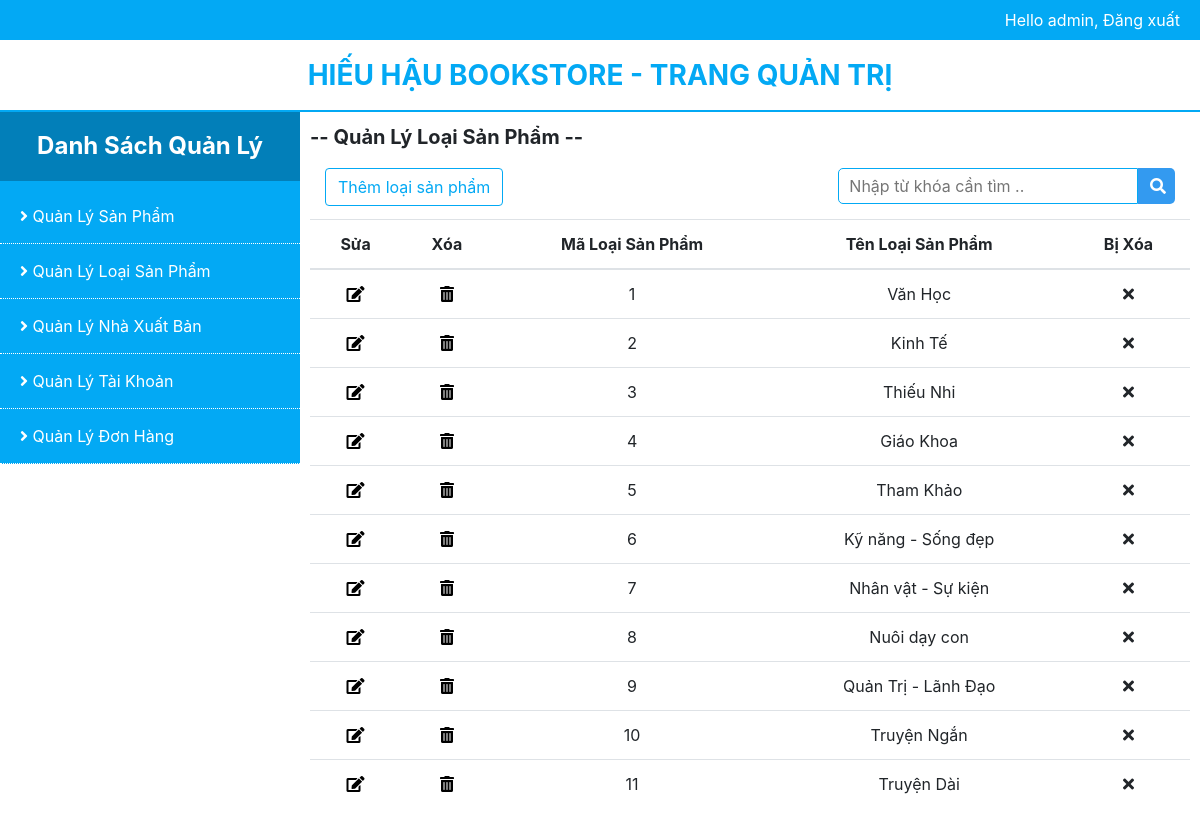
/admin.php?a=3 (signed in), run on the app's committed database.
### tables this page shows
CREATE TABLE `loaisach` (
  `MaLoaiSach` int(11) NOT NULL,
  `TenLoaiSach` varchar(64) DEFAULT NULL,
  `BiXoa` tinyint(4) DEFAULT '0'
);

### BUS/LoaiSachBUS.php (called while the page is built, shortened)
<?php
class LoaiSachBUS{
    var $loaiSachDAO;
    public function __construct()
    {
        $this->loaiSachDAO=new LoaiSachDAO();
    }
    public function GetAll(){
        return $this->loaiSachDAO->GetAll();
    }
}

### DAO/DB.php (called while the page is built, shortened)
<?php
class DB
{
    var $db_host='localhost';
    var $db_username='root';
    var $db_password='';
    var $db_dbName='quanlysach';
    public function ExecuteQuery($sql){
        $conn=mysqli_connect($this->db_host,$this->db_username,$this->db_password,$this->db_dbName) or die("Cannot connect to db");
        mysqli_query($conn,"set names 'utf8'");
        $result=mysqli_query($conn,$sql);
        return $result;
    }
}
?>

### DAO/LoaiSachDAO.php (called while the page is built, shortened)
<?php
include_once(__DIR__."/DB.php");
class LoaiSachDAO extends DB{
    public function GetAll(){
        $sql = "Select MaLoaiSach, TenLoaiSach, BiXoa from loaisach";
        $result = $this->ExecuteQuery($sql);
        $lstLoaiSach = array();
        while($row = mysqli_fetch_array($result)){
            $loaiSach = new LoaiSachDAO();
            $loaiSach->MaLoaiSach = $row["MaLoaiSach"];
            $loaiSach->TenLoaiSach = $row["TenLoaiSach"];
            $loaiSach->BiXoa=$row["BiXoa"];
            $lstLoaiSach[]=$loaiSach;
        }
        return $lstLoaiSach;
    }
}

### GUI/admin/pages/pLoaiSanPham.php (the view, shortened to what this page needs)
<div class="container-fluid">
    <div class="row">
        <?php include(__DIR__."./../modules/mHeader.php");?>
        <div id="main">
            <div class="row">
                <?php include(__DIR__."./../modules/mSidebar.php");?>
                <div id="content" class="col-xs-12 col-md-9">
                    <p class="Title"> -- Quản lý loại sản phẩm -- </p>
                    <div class="row">
                        <div class="col xs-12 col-md-7">
                            <button type="button" class="btn btn-outline-info them"><a href="../pages/pThemLoaiSanPham.php">Thêm loại sản phẩm</a></button>
                        </div>
                        <div class="col-xs-12 col-md-5 text-right search">
                            <form action="#" target="" method="GET">
                                <div class="input-group">
                                    <input type="text" name="search" value="" placeholder="Nhập từ khóa cần tìm ..">
                                    <button type="submit" value="Submit" class="btn btn-info"><i class="fas fa-search"></i></button>
                                </div>
                            </form>
                        </div>
                    </div>
                    <div class="row">
                        <div class="table-responsive">
                            <table class="table table-hover text-center">
                                <thead>
                                    <tr>
                                        <th scope="col">Sửa</th>
                                        <th scope="col">Xóa</th>
                                        <th scope="col">Mã Loại Sản Phẩm</th>
                                        <th scope="col">Tên Loại Sản Phẩm</th>
                                        <th scope="col">Bị Xóa</th>
                                    </tr>
                                </thead>
                                <tbody>
                                    <?php
                                        $loaiS=new LoaiSachBUS();
                                        $lstLoaiSach=$loaiS->GetAll();
                                        foreach ($lstLoaiSach as $loaiDTO)
                                        {
                                            echo "<tr>";
                                            echo "<td class='edit'><a href=''><i class='fas fa-edit'></i></a> </td>";
                                            echo "<td class='remove'><a href=''><i class='fas fa-trash-alt'></i></a></td>";
                                            echo "<td class='maLoaiSP'>$loaiDTO->MaLoaiSach</td>";
                                            echo "<td class='tenLoaiSP'>$loaiDTO->TenLoaiSach</td>";
                                            echo "<td class='biXoa'><i class='fas fa-times'></i></td>";
                                            echo "</tr>";
                                        }
                                    ?>
                                </tbody>
                            </table>
                        </div>
                    </div>
                </div>
            </div>
        </div>
    </div>
</div>

### GUI/css/admin.css (style rules this page uses)
* { margin: 0; padding: 0; }
.container-fluid { padding: 0!important; }
.row { margin: 0!important; }
#main { width: 100%; min-height: 500px; position: relative; }
#main #content { padding: 10px; }
#main #content .Title { font-size: 20px; font-weight: bold; text-transform: capitalize; }
#content .them a { color: #03A9F4!important; text-decoration: none; }
#content a { color: #000!important; }
#content .them { color: #03A9F4; border: 1px solid #03A9F4; }
#content .search { margin-bottom: 15px; }
#content .search form { width: 100%; }
#content .search form input { width: 89%; text-indent: 10px; border-radius: 5px 0 0 5px; border: 1px solid #03a9f4; }
#content .search form button { width: 11%; border-radius: 0 5px 5px 0; border: none; background: #339AF0; }
input[type="text"],input[type="password"], select { border: none; border-bottom: 1px solid #03A9F4; }

### data on the page
loaisach: MaLoaiSach "1", TenLoaiSach "Văn Học"
loaisach: MaLoaiSach "2", TenLoaiSach "Kinh Tế"
loaisach: MaLoaiSach "3", TenLoaiSach "Thiếu Nhi"
loaisach: MaLoaiSach "4", TenLoaiSach "Giáo Khoa"
loaisach: MaLoaiSach "5", TenLoaiSach "Tham Khảo"
loaisach: MaLoaiSach "6", TenLoaiSach "Kỹ năng - Sống đẹp"
loaisach: MaLoaiSach "7", TenLoaiSach "Nhân vật - Sự kiện"
loaisach: MaLoaiSach "8", TenLoaiSach "Nuôi dạy con"
loaisach: MaLoaiSach "9", TenLoaiSach "Quản Trị - Lãnh Đạo"
loaisach: MaLoaiSach "10", TenLoaiSach "Truyện Ngắn"
loaisach: MaLoaiSach "11", TenLoaiSach "Truyện Dài"
